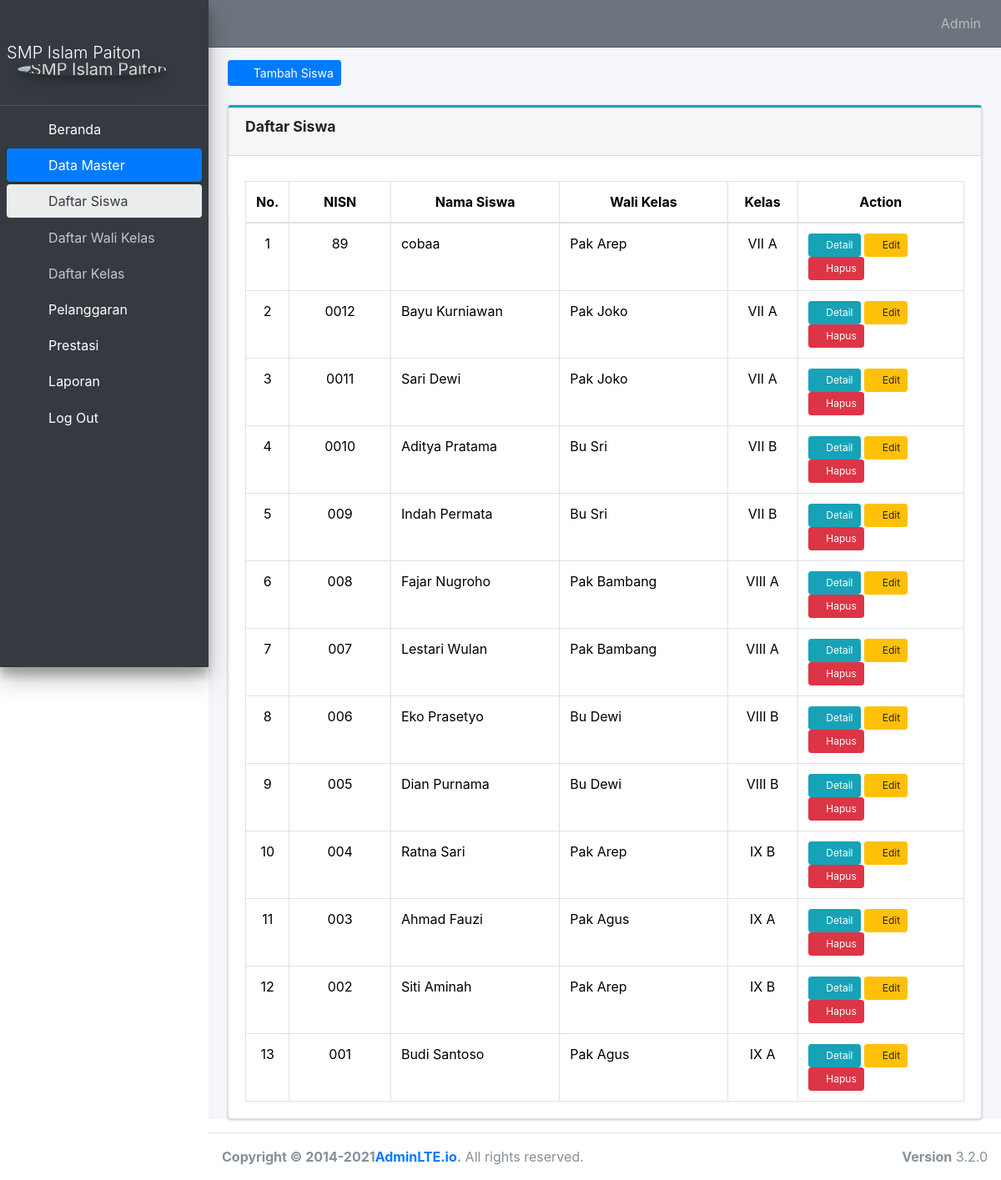
The page /administrator/Daftar_Siswa_Ad/ (signed in) on the database its author committed.
### administrator/models.py (models this page shows, shortened)
class Daftar_Siswa(models.Model):
    nisn = models.CharField(max_length=20, unique=True)
    nama_siswa = models.CharField(max_length=50)
    kelas = models.ForeignKey(Daftar_Kelas, on_delete=models.CASCADE)
    wali_kelas = models.ForeignKey(Daftar_Wali, on_delete=models.CASCADE, null=True, blank=True)
    class Meta:
        verbose_name_plural = 'Daftar Siswa'

class Daftar_Wali(models.Model):
    nip = models.CharField(max_length=20, unique=True)
    nama_wali = models.CharField(max_length=50)
    user = models.OneToOneField(User, on_delete=models.CASCADE, null=True,blank=True)
    class Meta:
        verbose_name_plural = 'Wali Kelas'

class Daftar_Kelas(models.Model):
    kelas = models.CharField(max_length=10)
    nama_kelas = models.CharField(max_length=10)
    wali_kelas = models.ForeignKey(Daftar_Wali, on_delete=models.CASCADE)
    class Meta:
        verbose_name_plural = 'Daftar Kelas'

### website/decorators.py (the view)
        def perubahan_halaman(request, *args, **kwargs):
            group = None
            if request.user.groups.exists():
                group = request.user.groups.all()[0].name
            if group in yang_diizinkan :
                return fungsi_awal(request, *args, **kwargs)
            else:
                return HttpResponse('<h2><center>Anda Tidak Dijikankan Ke Tampilan ini</center></h2>')

### administrator/views.py (called while the page is built)
@login_required(login_url='HalamanLogin')
@ijinkan_pengguna(yang_diizinkan=['administrator'])
def Daftar_Siswa_Ad(request):
    siswa = Daftar_Siswa.objects.all().order_by('-id')
    kategori_kelas = Daftar_Kelas.objects.all()
    tawa = Daftar_Wali.objects.all()
    context = {
        'judul' : 'Daftar Siswa',
        'menu' : 'datamaster',
        'submenu' : 'menusiswa',
        'siswa' : siswa,
        'kategori_kelas' : kategori_kelas,
        'tawa' : tawa,
    }
    return render(request, 'daftar_siswa.html', context)

### administrator/templates/daftar_siswa.html (shortened to what this page needs)
{% extends "base.html" %}
{% block content %}
<div class="content-wrapper">
    <div class="content-header">
        <div class="container-fluid">
            <div class="row mb-2">
                <div class="col-sm-6">
                    <a href="{% url 'tambah_siswa' %}" id="tambahsiswa" class="btn btn-sm btn-primary">
                        <i class="fas fa-plus"></i>
                        &ensp;Tambah Siswa
                    </a>
                </div>
            </div>
        </div>
    </div>
    <section class="content">
        <div class="container-fluid">
            <div class="card card-outline card-info">
                <div class="card-header">
                    <h4 class="card-title" text-align="center">
                        <strong>{{judul}}</strong>
                    </h4>
                </div>
                <div class="card-body">
                    <table id="example2" class="table table-bordered table-hover" style="width: 100%; margin-top: 10px">
                        <thead>
                            <tr class="text-center">
                                <th scope="col">No.</th>
                                <th scope="col" style="width: 15%">NISN</th>
                                <th scope="col" style="width: 25%">Nama Siswa</th>
                                <th scope="col" style="width: 25%">Wali Kelas</th>
                                <th scope="col" style="width: 10%">Kelas</th>
                                <th scope="col" style="width: 25%">Action</th>
                            </tr>
                        </thead>
                        <tbody>
                                {% for x in siswa %}
                                <tr>
                                    <td class="text-center">{{forloop.counter}}</td>
                                    <td class="text-center">{{x.nisn}}</td>
                                    <td>{{x.nama_siswa}}</td>
                                    <td>{{x.wali_kelas.nama_wali}}</td>
                                    <td class="text-center">{{x.kelas.kelas}} {{x.kelas.nama_kelas}}</td>
                                    <td>
                                        <a href="{% url 'detail_siswa_ad' x.id %}" class="btn btn-sm btn-info" style="font-size: 12px;">
                                            <i class="fas fa-info"></i>
                                            Detail
                                        </a>
                                        <a href="#" class="btn btn-sm btn-warning" style="font-size: 12px;" data-toggle="modal" data-target="#edit_siswa{{x.id}}">
                                            <i class="fas fa-edit" style="font-size: 12px;"></i>
                                            Edit
                                        </a>
                                        <a href="{% url 'hapus_siswa' x.id %}" class="btn btn-sm btn-danger" style="font-size: 12px;" onclick="confirmDelete(event, '{{ x.id }}');">
                                            <i class="fas fa-trash" style="font-size: 12px;"></i>
                                            Hapus
                                        </a>
                                    </td>
                                </tr>
                                {% endfor %}
                        </tbody>
                    </table>
                </div>
            </div>
        </div>
    </section>
</div>
{% endblock content %}

### templates/base.html (shortened to what this page needs)
<!DOCTYPE html>
{% load static %}
<html lang="en">
  <head>
    <link rel="stylesheet" href="{% static 'css/style.css' %}">
    <link href="https://cdn.jsdelivr.net/npm/select2@4.1.0-rc.0/dist/css/select2.min.css" rel="stylesheet" />
    <link
      href="https://cdn.jsdelivr.net/npm/bootstrap@5.3.3/dist/css/bootstrap.min.css"
      rel="stylesheet"
    />
    <link rel="stylesheet" href="{% static 'assets/plugins/datatables-bs4/css/dataTables.bootstrap4.min.css' %}">
    <link rel="stylesheet" href="{% static 'assets/plugins/datatables-responsive/css/responsive.bootstrap4.min.css' %}">
    <link rel="stylesheet" href="{% static 'assets/plugins/datatables-buttons/css/buttons.bootstrap4.min.css' %}">
    <link
      rel="stylesheet"
      href="{% static 'assets/plugins/fontawesome-free/css/all.min.css' %} "
    />
    <link
      rel="stylesheet"
      href="https://code.ionicframework.com/ionicons/2.0.1/css/ionicons.min.css"
    />
    <link
      rel="stylesheet"
      href=" {% static 'assets/plugins/tempusdominus-bootstrap-4/css/tempusdominus-bootstrap-4.min.css' %} "
    />
    <link
      rel="stylesheet"
      href="{% static 'assets/plugins/icheck-bootstrap/icheck-bootstrap.min.css' %} "
    />
    <link
      rel="stylesheet"
      href="{% static 'assets/plugins/jqvmap/jqvmap.min.css' %} "
    />
    <link
      rel="stylesheet"
      href="{% static 'assets/dist/css/adminlte.min.css' %} "
    />
    <link
      rel="stylesheet"
      href="{% static 'assets/plugins/overlayScrollbars/css/OverlayScrollbars.min.css'%}"
    />
    <link
      rel="stylesheet"
      href="{% static 'assets/plugins/daterangepicker/daterangepicker.css' %} "
    />
    <link
      rel="stylesheet"
      href="{% static 'assets/plugins/summernote/summernote-bs4.min.css'%}"
    />
    <link rel="stylesheet" href="{% static 'assets/css/bootstrap.min.css' %}" />
    <link
      rel="stylesheet"
      href="https://cdn.jsdelivr.net/npm/sweetalert2@11/dist/sweetalert2.min.css"
    />
  </head>
  <body class="hold-transition sidebar-mini layout-fixed">
    {% include 'navbar.html' %}
    {% block content %}
    {% endblock content %}
    {% include "footer.html" %}
  </body>
</html>

### templates/navbar.html (shortened to what this page needs)
{% load static %}
<div class="wrapper">
    <nav class="main-header navbar navbar-expand navbar-secondary navbar-dark">
        <ul class="navbar-nav">
            <li class="nav-item"> <a class="nav-link"  data-widget="pushmenu" href="#"  role="button"><i class="fas fa-bars"></i></a></li>
        </ul>
        <ul class="navbar-nav ml-auto">
            {% for group in user.groups.all %}
                {% if group.name == "administrator" %}
                    <li class="nav-item">
                        <a class="nav-link" href="#">Admin</a>
                    </li>
                {% endif %}
            {% endfor %}
        </ul>
    </nav>
    <aside class="main-sidebar sidebar-dark-primary elevation-4">
        <a href="#" class="brand-link py-5">
            <span class="brand-text font-weight-light text-center mt-0 mb-2">SMP Islam Paiton</span>
            <img src="{% static 'assets/dist/img/logo1.png' %}" alt="SMP Islam Paiton" class="brand-image img-circle elevation-3" style="opacity: .8">
        </a>
        <div class="sidebar">
            <nav class="mt-2">
                <ul class="nav nav-pills nav-sidebar flex-column" data-widget="treeview" role="menu" data-accordion="false">
                    {% for group in user.groups.all %}
                        {% if group.name == "administrator" %}
                            <li class="nav-item">
                                <a href="{% url 'Beranda_Admin' %}" class="text-white nav-link {% if menu == 'Beranda' %}active{% endif %}" aria-current="page">
                                    <i class="nav-icon fas fa-home"></i>
                                    <p>Beranda</p>
                                </a>
                            </li>
                            <li class="nav-item {% if menu == 'datamaster' %} menu-open {% endif %}">
                                <a href="#" class="nav-link {% if menu == 'datamaster' %} active {% endif %}" aria-current="page">
                                    <i class="nav-icon fas fa-database"></i>
                                    <p class="text-white">
                                        Data Master
                                        <i class="right nav-icon fas fa-chevron-circle-down"></i>
                                    </p>
                                </a>
                                <ul class="nav nav-treeview">
                                    <li class="nav-item">
                                        <a href="{% url 'Daftar_Siswa_Ad' %}" class="nav-link {% if submenu == 'menusiswa' %}active{% endif %}" aria-current="page">
                                            <i class="far fa-circle nav-icon"></i>
                                            <p>Daftar Siswa</p>
                                        </a>
                                    </li>
                                    <li class="nav-item">
                                        <a href="{% url 'Daftar_Wali_Ad' %}" class="nav-link {% if submenu == 'daftarwali' %}active{% endif %}" aria-current="page">
                                            <i class="far fa-circle nav-icon"></i>
                                            <p>Daftar Wali Kelas</p>
                                        </a>
                                    </li>
                                    <li class="nav-item">
                                        <a href="{% url 'Kelas_Siswa_Ad' %}" class="nav-link {% if submenu == 'menukelas' %}active{% endif %}" aria-current="page">
                                            <i class="far fa-circle nav-icon"></i>
                                            <p>Daftar Kelas</p>
                                        </a>
                                    </li>
                                </ul>
                            </li>
                            <li class="nav-item {% if menu == 'pelanggaransiswa' %}menu-open{% endif %}">
                                <a href="#" class="nav-link {% if menu == 'pelanggaransiswa' %}active{% endif %}" aria-current="page">
                                    <i class="nav-icon fas fa-exclamation-triangle"></i>
                                    <p class="text-white">
                                        Pelanggaran
                                        <i class="right nav-icon fas fa-chevron-circle-down"></i>
                                    </p>
                                </a>
                            </li>
                            <li class="nav-item {% if menu == 'DaftarPrestasi' %}menu-open{% endif %}">
                                <a href="" class="nav-link {% if menu == 'DaftarPrestasi' %}active{% endif %}" aria-current="page">
                                    <i class="nav-icon fas fa-trophy"></i>
                                    <p class="text-white">
                                        Prestasi
                                        <i class="right nav-icon fas fa-chevron-circle-down"></i>
                                    </p>
                                </a>
                            </li>
                            <li class="nav-item">
                                <a href="{% url 'laporan' %}" class="text-white nav-link {% if menu == 'laporan' %}active{% endif %}" aria-current="page">
                                    <i class="nav-icon fas fa-file-alt"></i>
                                    <p>Laporan</p>
                                </a>
                            </li>
                        {% endif %}
                    {% endfor %}
                    <li class="nav-item">
                        <a href="{% url 'HalamanLogout' %}" class="text-white nav-link">
                            <i class="nav-icon fas fa-sign-out-alt"></i>
                            <p>Log Out</p>
                        </a>
                    </li>
                </ul>
            </nav>
        </div>
    </aside>
</div>

### templates/footer.html
<footer class="main-footer">
  <strong
    >Copyright &copy; 2014-2021<a href="https://adminlte.io">AdminLTE.io</a
    >.</strong
  >
  All rights reserved.
  <div class="float-right d-none d-sm-inline-block"><b>Version</b> 3.2.0</div>
</footer>

### templates/base.html (style rules this page uses)
.nav-icon { color: white; }

### rows shown on the page
Daftar_Siswa: nisn "89", nama_siswa "cobaa", wali_kelas.nama_wali "Pak Arep", kelas.kelas "VII", kelas.nama_kelas "A"
Daftar_Siswa: nisn "0012", nama_siswa "Bayu Kurniawan", wali_kelas.nama_wali "Pak Joko", kelas.kelas "VII", kelas.nama_kelas "A"
Daftar_Siswa: nisn "0011", nama_siswa "Sari Dewi", wali_kelas.nama_wali "Pak Joko", kelas.kelas "VII", kelas.nama_kelas "A"
Daftar_Siswa: nisn "0010", nama_siswa "Aditya Pratama", wali_kelas.nama_wali "Bu Sri", kelas.kelas "VII", kelas.nama_kelas "B"
Daftar_Siswa: nisn "009", nama_siswa "Indah Permata", wali_kelas.nama_wali "Bu Sri", kelas.kelas "VII", kelas.nama_kelas "B"
Daftar_Siswa: nisn "008", nama_siswa "Fajar Nugroho", wali_kelas.nama_wali "Pak Bambang", kelas.kelas "VIII", kelas.nama_kelas "A"
Daftar_Siswa: nisn "007", nama_siswa "Lestari Wulan", wali_kelas.nama_wali "Pak Bambang", kelas.kelas "VIII", kelas.nama_kelas "A"
Daftar_Siswa: nisn "006", nama_siswa "Eko Prasetyo", wali_kelas.nama_wali "Bu Dewi", kelas.kelas "VIII", kelas.nama_kelas "B"
Daftar_Siswa: nisn "005", nama_siswa "Dian Purnama", wali_kelas.nama_wali "Bu Dewi", kelas.kelas "VIII", kelas.nama_kelas "B"
Daftar_Siswa: nisn "004", nama_siswa "Ratna Sari", wali_kelas.nama_wali "Pak Arep", kelas.kelas "IX", kelas.nama_kelas "B"
Daftar_Siswa: nisn "003", nama_siswa "Ahmad Fauzi", wali_kelas.nama_wali "Pak Agus", kelas.kelas "IX", kelas.nama_kelas "A"
Daftar_Siswa: nisn "002", nama_siswa "Siti Aminah", wali_kelas.nama_wali "Pak Arep", kelas.kelas "IX", kelas.nama_kelas "B"
Daftar_Siswa: nisn "001", nama_siswa "Budi Santoso", wali_kelas.nama_wali "Pak Agus", kelas.kelas "IX", kelas.nama_kelas "A"

### other values the page prints
{{ judul }} "Daftar Siswa"
